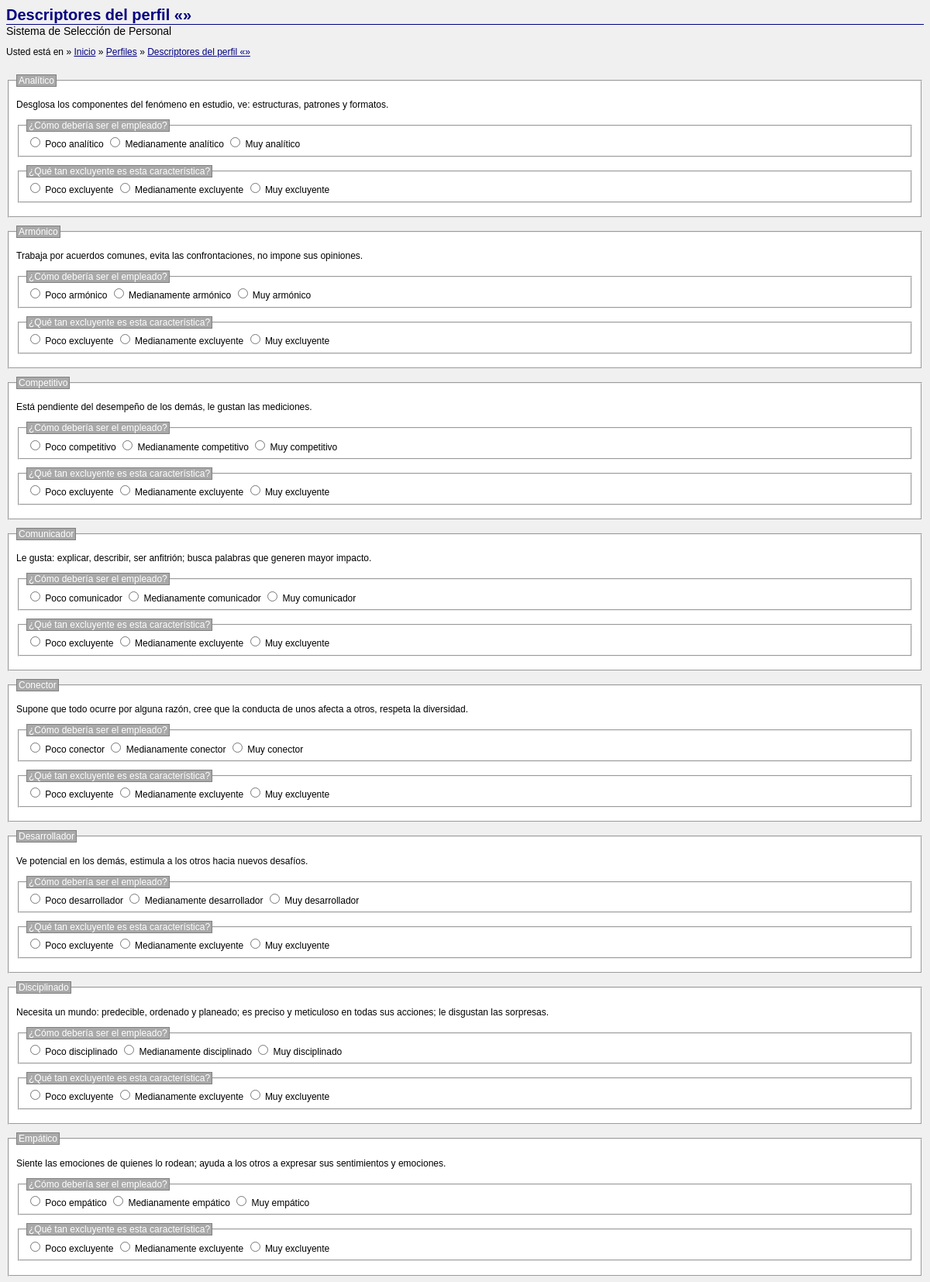
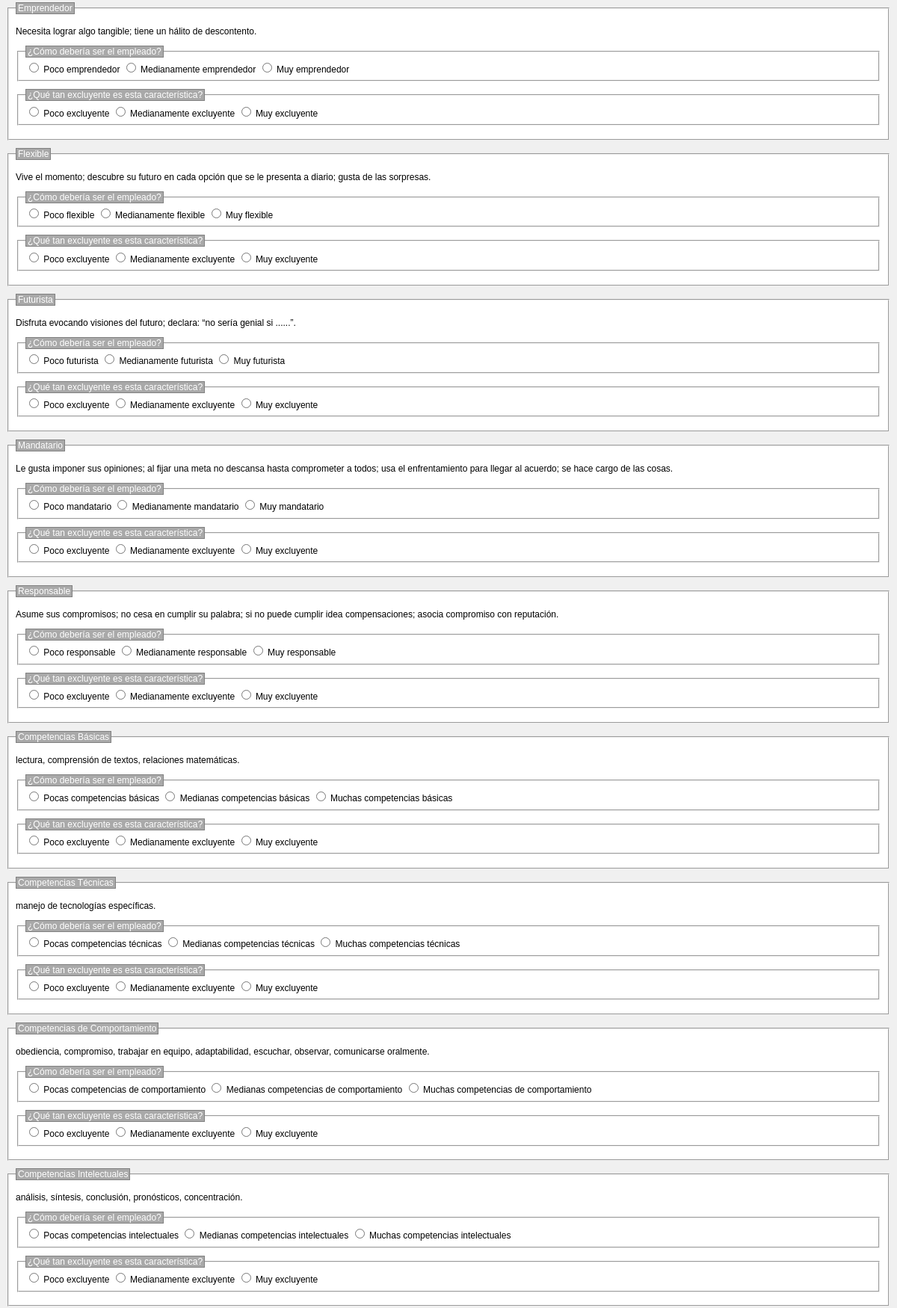
Screenshot of /index.php/perfiles/descriptores/1 (upper part) with the database file from the repository (2 pictures, top to bottom).
### tables this page shows
CREATE TABLE "parametro" (
    "id" TEXT PRIMARY KEY NOT NULL,
    "nombre" TEXT NOT NULL,
    "descripcion" TEXT NOT NULL
);

CREATE TABLE "exclusividad" (
    "id" INTEGER PRIMARY KEY AUTOINCREMENT NOT NULL,
    "min" REAL NOT NULL,
    "max" REAL NOT NULL,
    "interpretacion" TEXT NOT NULL
);

### application/controllers/perfiles.php (called while the page is built, shortened)
<?php if ( ! defined('BASEPATH')) exit('No direct script access allowed');
class Perfiles extends CI_Controller {
    public function descriptores($id) {
		$this->load->model('perfil_model');
		$this->load->model('parametro_model');
		$this->load->model('exclusividad_model');
		$this->load->model('descriptor_perfil_model');
		$this->load->view(
			'perfiles/descriptores',
			array(
				'perfil' => $this->perfil_model->get($id),
				'parametros' => $this->parametro_model->getByPerfil($id),
				'exclusividades' => $this->exclusividad_model->get(),
				'descriptores' => $this->descriptor_perfil_model->getByPerfil($id)
			)
		);
    }
};

### index.php (called while the page is built, shortened)
<?php
require_once BASEPATH.'core/CodeIgniter.php';

### application/models/parametro_model.php (called while the page is built, shortened)
<?php
class Parametro_model extends CI_Model {
	public function getByPerfil($id) {
		$parametros = $this->db->get('parametro')->result();
		foreach($parametros as $item) {
			$item->rangos = $this->db->where('id_parametro', $item->id)->get('rango')->result();
			$id_rango_checked = null;
			foreach($item->rangos as $jtem) {
				$jtem->checked = ($this->db->where(array('id_perfil' => $id, 'id_rango' => $jtem->id))->get('descriptor_perfil')->num_rows() == 1);
			}
			$item->exclusividades = $this->db->get('exclusividad')->result();
			foreach($item->exclusividades as $jtem) {
				$jtem->checked = ($this->db->where(array('id_perfil' => $id, 'id_rango' => $id_rango_checked, 'id_exclusividad' => $jtem->id))->get('descriptor_perfil')->num_rows() == 1);
			}
		}
		return $parametros;
	}
}

### application/views/perfiles/descriptores.php (the view, shortened to what this page needs)
<html>
    <head>
		<link rel="stylesheet" href="<?=base_url() ?>main.css">
    </head>
    <body>
		<header>
			<h1>Descriptores del perfil &laquo;<?=htmlspecialchars($perfil->nombre) ?>&raquo;</h1>
			<small>Sistema de Selección de Personal</small>
			<nav>
				<p>Usted está en</p>
				<ul>
					<li><a href="<?=site_url() ?>">Inicio</a></li>
					<li><a href="<?=site_url('perfiles') ?>">Perfiles</a></li>
					<li class="active"><a href="<?=site_url('perfiles/descriptores/'.$perfil->id) ?>">Descriptores del perfil &laquo;<?=htmlspecialchars($perfil->nombre) ?>&raquo;</a></li>
				</ul>
			</nav>
		</header>
		<section>
			<form method="post" action="<?=site_url('perfiles/guardar/'.$perfil->id) ?>">
				<?php foreach($parametros as $key => $item): ?>
				<fieldset>
					<legend><?=htmlspecialchars($item->nombre) ?></legend>
					<p><?=htmlspecialchars($item->descripcion) ?></p>
					<fieldset>
						<legend>¿Cómo debería ser el empleado?</legend>
						<?php foreach($item->rangos as $jtem): ?>
						<label><input type="radio" name="descriptor_perfil[<?=$key ?>][id_rango]" value="<?=$jtem->id ?>" required<?=($jtem->checked)? ' checked' : ''?>> <?=htmlspecialchars($jtem->interpretacion) ?></label>
						<?php endforeach ?>
					</fieldset>
					<fieldset>
						<legend>¿Qué tan excluyente es esta característica?</legend>
						<?php foreach($item->exclusividades as $jtem): ?>
						<label><input type="radio" name="descriptor_perfil[<?=$key ?>][id_exclusividad]" value="<?=$jtem->id ?>" required<?=($jtem->checked)? ' checked' : ''?>> <?=htmlspecialchars($jtem->interpretacion) ?></label>
						<?php endforeach ?>
					</fieldset>
				</fieldset>
				<?php endforeach ?>
			</form>
		</section>
    </body>
</html>

### main.css (style rules this page uses)
a, a:link, a:active, a:visited { color: navy; }
html { background-color: rgb(240,240,240); font-family: sans-serif; font-size: 12px; }
html > body > header > h1 { margin-bottom: 0; color: navy; font-size: 20px; border-bottom: 1px ridge navy; }
html > body > header > small { font-size: 14px; }
html > body > header > nav > * { display: inline-block; }
html > body > header > nav > ul { list-style: none; padding: 0; }
html > body > header > nav > ul > li { display: inline-block; }
html > body > header > nav > ul > li:before { content: ' » '; }
html > body > section { margin-top: 10px; }
html > body > section fieldset { margin-bottom: 10px; background-color: white; }
html > body > section fieldset > legend { background-color: darkgrey; color: white; border: 1px ridge grey; }

### rows the page displays
parametro: nombre "Analítico", descripcion "Desglosa los componentes del fenómeno en estudio, ve: estructuras, patrones y formatos.", interpretacion "Poco analítico", interpretacion "Medianamente analítico", interpretacion "Muy analítico"
exclusividad: interpretacion "Poco excluyente"
exclusividad: interpretacion "Medianamente excluyente"
exclusividad: interpretacion "Muy excluyente"
parametro: nombre "Armónico", descripcion "Trabaja por acuerdos comunes, evita las confrontaciones, no impone sus opiniones.", interpretacion "Poco armónico", interpretacion "Medianamente armónico", interpretacion "Muy armónico"
parametro: nombre "Competitivo", descripcion "Está pendiente del desempeño de los demás, le gustan las mediciones.", interpretacion "Poco competitivo", interpretacion "Medianamente competitivo", interpretacion "Muy competitivo"
parametro: nombre "Comunicador", descripcion "Le gusta: explicar, describir, ser anfitrión; busca palabras que generen mayor impacto.", interpretacion "Poco comunicador", interpretacion "Medianamente comunicador", interpretacion "Muy comunicador"
parametro: nombre "Conector", descripcion "Supone que todo ocurre por alguna razón, cree que la conducta de unos afecta a otros, respeta la diversidad.", interpretacion "Poco conector", interpretacion "Medianamente conector", interpretacion "Muy conector"
parametro: nombre "Desarrollador", descripcion "Ve potencial en los demás, estimula a los otros hacia nuevos desafíos.", interpretacion "Poco desarrollador", interpretacion "Medianamente desarrollador", interpretacion "Muy desarrollador"
parametro: nombre "Disciplinado", descripcion "Necesita un mundo: predecible, ordenado y planeado; es preciso y meticuloso en todas sus acciones; le disgustan las sorpresas.", interpretacion "Poco disciplinado", interpretacion "Medianamente disciplinado", interpretacion "Muy disciplinado"
parametro: nombre "Empático", descripcion "Siente las emociones de quienes lo rodean; ayuda a los otros a expresar sus sentimientos y emociones.", interpretacion "Poco empático", interpretacion "Medianamente empático", interpretacion "Muy empático"
parametro: nombre "Emprendedor", descripcion "Necesita lograr algo tangible; tiene un hálito de descontento.", interpretacion "Poco emprendedor", interpretacion "Medianamente emprendedor", interpretacion "Muy emprendedor"
parametro: nombre "Flexible", descripcion "Vive el momento; descubre su futuro en cada opción que se le presenta a diario; gusta de las sorpresas.", interpretacion "Poco flexible", interpretacion "Medianamente flexible", interpretacion "Muy flexible"
parametro: nombre "Futurista", descripcion "Disfruta evocando visiones del futuro; declara: “no sería genial si ......”.", interpretacion "Poco futurista", interpretacion "Medianamente futurista", interpretacion "Muy futurista"
parametro: nombre "Mandatario", descripcion "Le gusta imponer sus opiniones; al fijar una meta no descansa hasta comprometer a todos; usa el enfrentamiento para llegar al acuerdo; se hace cargo de las cosas.", interpretacion "Poco mandatario", interpretacion "Medianamente mandatario", interpretacion "Muy mandatario"
parametro: nombre "Responsable", descripcion "Asume sus compromisos; no cesa en cumplir su palabra; si no puede cumplir idea compensaciones; asocia compromiso con reputación.", interpretacion "Poco responsable", interpretacion "Medianamente responsable", interpretacion "Muy responsable"
parametro: nombre "Competencias Básicas", descripcion "lectura, comprensión de textos, relaciones matemáticas.", interpretacion "Pocas competencias básicas", interpretacion "Medianas competencias básicas", interpretacion "Muchas competencias básicas"
parametro: nombre "Competencias Técnicas", descripcion "manejo de tecnologías específicas.", interpretacion "Pocas competencias técnicas", interpretacion "Medianas competencias técnicas", interpretacion "Muchas competencias técnicas"
parametro: nombre "Competencias de Comportamiento", descripcion "obediencia, compromiso, trabajar en equipo, adaptabilidad, escuchar, observar, comunicarse oralmente.", interpretacion "Pocas competencias de comportamiento", interpretacion "Medianas competencias de comportamiento", interpretacion "Muchas competencias de comportamiento"
parametro: nombre "Competencias Intelectuales", descripcion "análisis, síntesis, conclusión, pronósticos, concentración.", interpretacion "Pocas competencias intelectuales", interpretacion "Medianas competencias intelectuales", interpretacion "Muchas competencias intelectuales"
